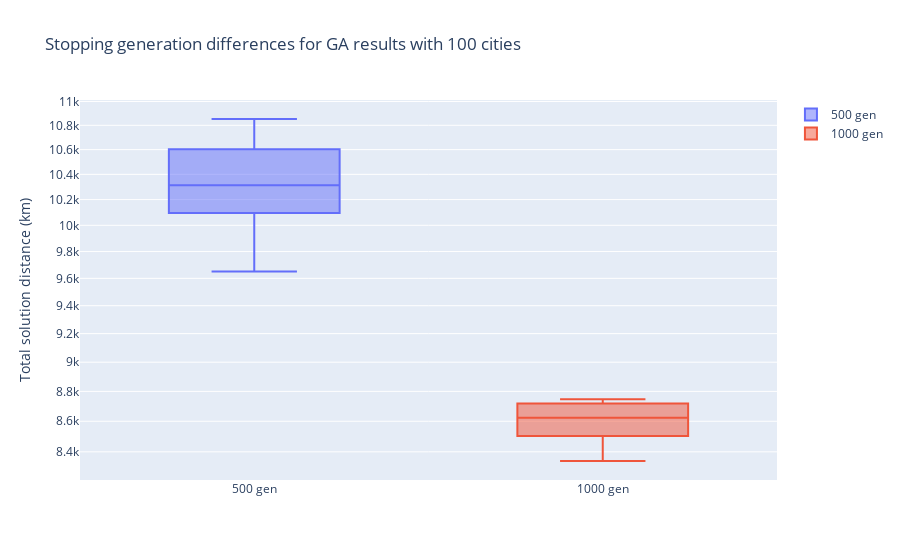

This figure's notebook cell:
### Code cell
names_100 = [
    '500 gen',
    '1000 gen'
]

data = [go.Box(y = df_gen[col], name = name) for col, name in zip(col_100_cities, names_100)]

layout = go.Layout(
    title = "Stopping generation differences for GA results with 100 cities",
    yaxis_title = 'Total solution distance (km)',
    yaxis = dict(
        type = 'log',
        autorange = True
    )
)

plotly.offline.iplot({'data':data, 'layout':layout})

### Figure 1 — Plotly figure (JSON) as saved in the notebook; plotly's stock layout.template omitted (floating-point values rounded to 4 significant figures)
{"data": [{"name": "500 gen", "type": "box", "y": [10850.0, 9848.0, 10130.0, 10600.0, 10100.0, 10500.0, 10570.0, 9650.0, 10620.0, 10100.0]}, {"name": "1000 gen", "type": "box", "y": [8718.0, 8590.0, 8503.0, 8492.0, 8747.0, 8504.0, 8341.0, 8735.0, 8667.0, 8656.0]}], "layout": {"autosize": true, "title": {"text": "Stopping generation differences for GA results with 100 cities"}, "xaxis": {"autorange": true, "range": [-0.5, 1.5], "type": "category"}, "yaxis": {"autorange": true, "range": [3.915, 4.042], "title": {"text": "Total solution distance (km)"}, "type": "log"}}}
